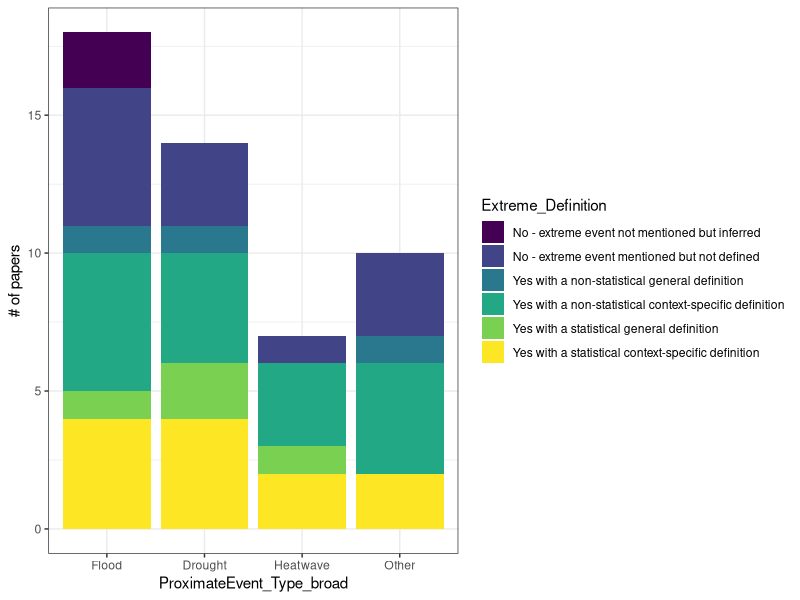
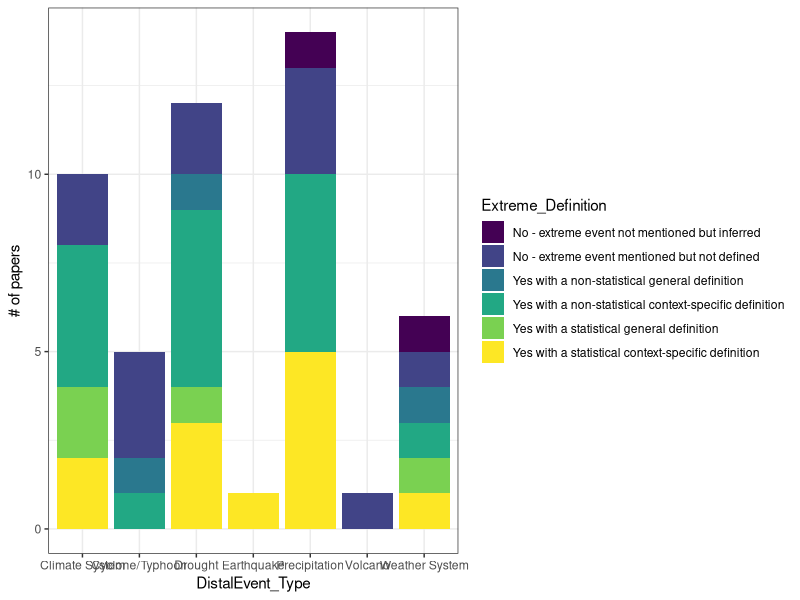
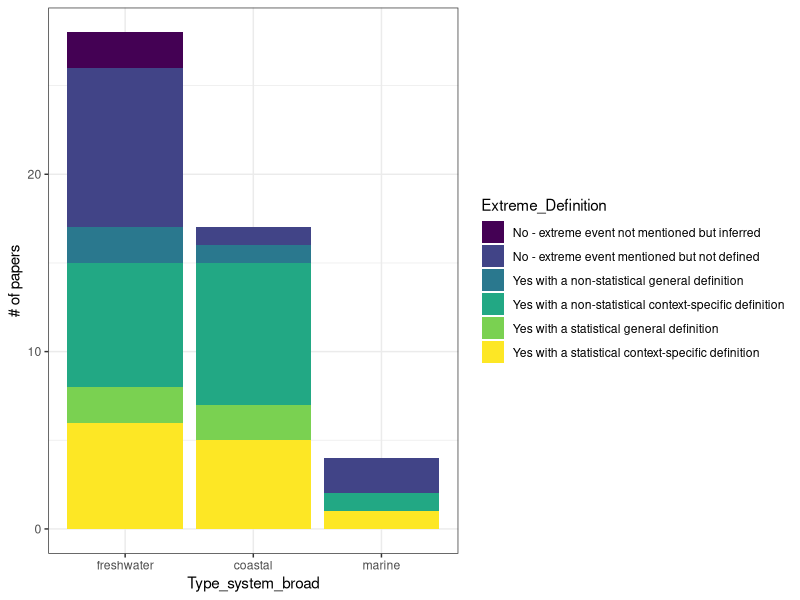
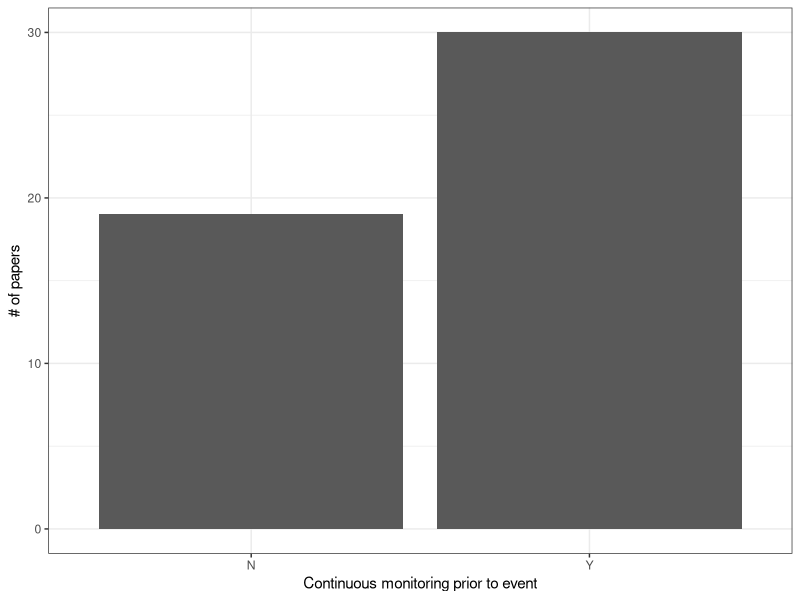

Reproduce these figures in R, in order.
## ---- chunk 1
knitr::opts_chunk$set(echo = TRUE)
library(readr)
library(tidyverse)
library(ggplot2)
## ---- chunk 2
EEdata <- read_csv("EEdata.csv",skip_empty_rows = TRUE)
EEdata <- distinct(EEdata,UniqueAccession,.keep_all = TRUE)
EEdata <- EEdata[-50,] #can't figure out a better way to get rid of the final NA row
## ---- chunk 3
EEdata$Type_system_broad <- factor(rep(NA,length(EEdata$Type_system)),
                                   levels=c("freshwater","coastal","marine"))
EEdata$Type_system_broad[EEdata$Type_system %in% c("catchment/watershed","floodplain","lake","pond","stream/river","wetland")] <- "freshwater"
EEdata$Type_system_broad[EEdata$Type_system %in% c("estuary","lagoon","marine intertidal")] <- "coastal" 
# question if "coastal ocean" is coastal or marine - the only paper in this category looked at subtidal algae beds
EEdata$Type_system_broad[EEdata$Type_system %in% c("coastal ocean","deep sea","open ocean")] <- "marine"
# given there are so few marine events, maybe better to combine coastal and marine categories

EEdata$ProximateEvent_Type_broad <- factor(rep(NA,length(EEdata$ProximateEvent_Type)),
                                           levels=c("Flood","Drought","Heatwave","Other"))
EEdata$ProximateEvent_Type_broad[EEdata$ProximateEvent_Type %in% c("Flood")] <- "Flood"
EEdata$ProximateEvent_Type_broad[EEdata$ProximateEvent_Type %in% c("Drought")] <- "Drought"
EEdata$ProximateEvent_Type_broad[EEdata$ProximateEvent_Type %in% c("Heatwave")] <- "Heatwave"
EEdata$ProximateEvent_Type_broad[is.na(EEdata$ProximateEvent_Type_broad)] <- "Other"
## ---- chunk 4
EEdata$Extreme_Definition <- as.factor(EEdata$Extreme_Definition)
ExDef_order <- c("No - extreme event not mentioned but inferred",
                 "No - extreme event mentioned but not defined",
                 "Yes with a non-statistical general definition",
                 "Yes with a non-statistical context-specific definition",
                 "Yes with a statistical general definition",
                 "Yes with a statistical context-specific definition")
EEdata$Extreme_Definition <- ordered(EEdata$Extreme_Definition,levels=ExDef_order)
## ---- chunk 5
ggplot(EEdata,aes(fill=Extreme_Definition,x=ProximateEvent_Type_broad))+geom_bar()+
  ylab("# of papers")+
  theme_bw()
ggplot(EEdata,aes(fill=Extreme_Definition,x=DistalEvent_Type))+geom_bar()+
  ylab("# of papers")+
  theme_bw()
ggplot(EEdata,aes(fill=Extreme_Definition,x=Type_system_broad))+geom_bar()+
  ylab("# of papers")+
  theme_bw()
ggplot(EEdata,aes(x=EEdata$'Continuous Monitoring Prior'))+geom_bar()+
  xlab("Continuous monitoring prior to event")+
  ylab("# of papers")+
  theme_bw()
